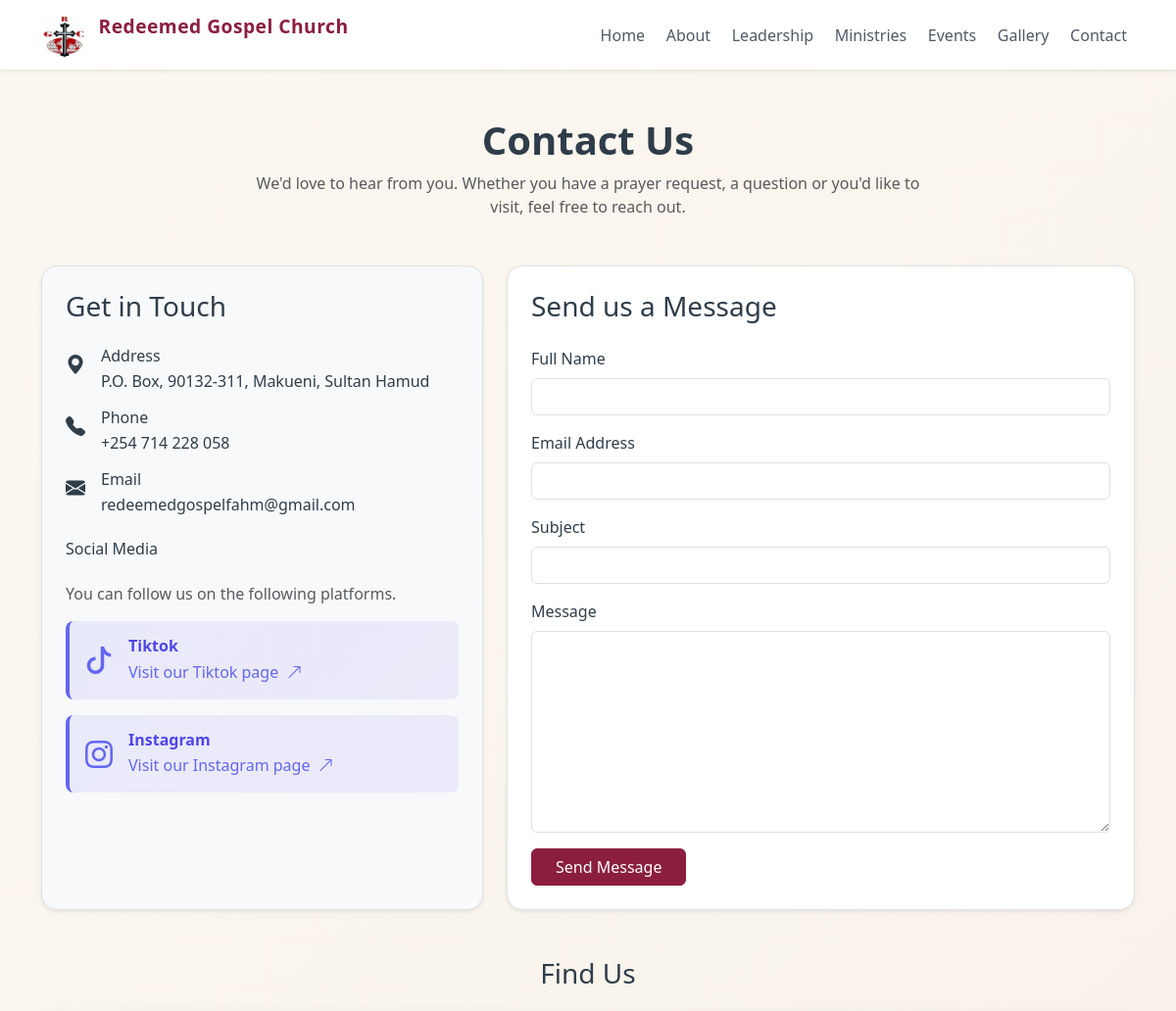
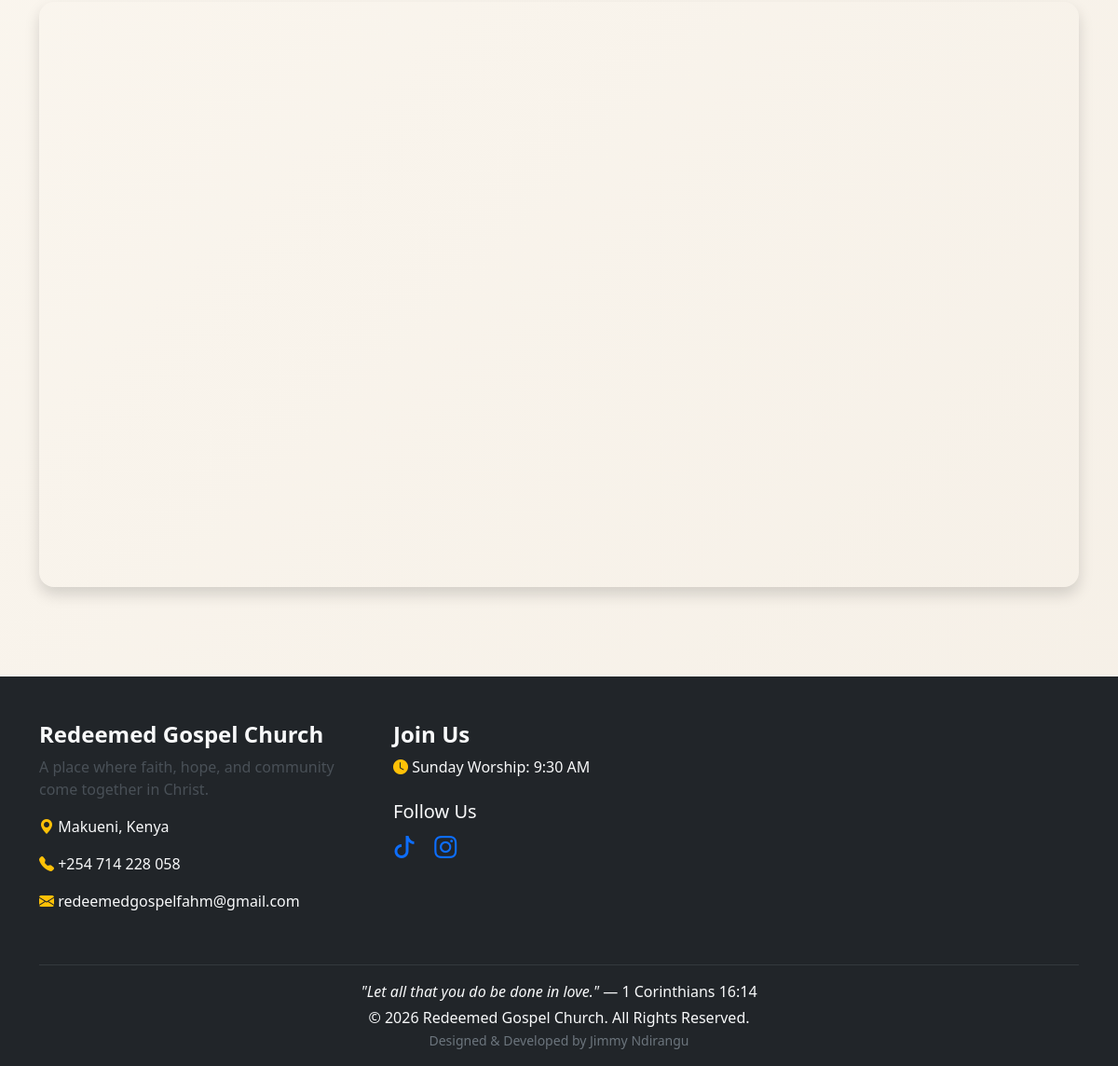
The app's page /contactus/, older data (2 pictures, top to bottom).
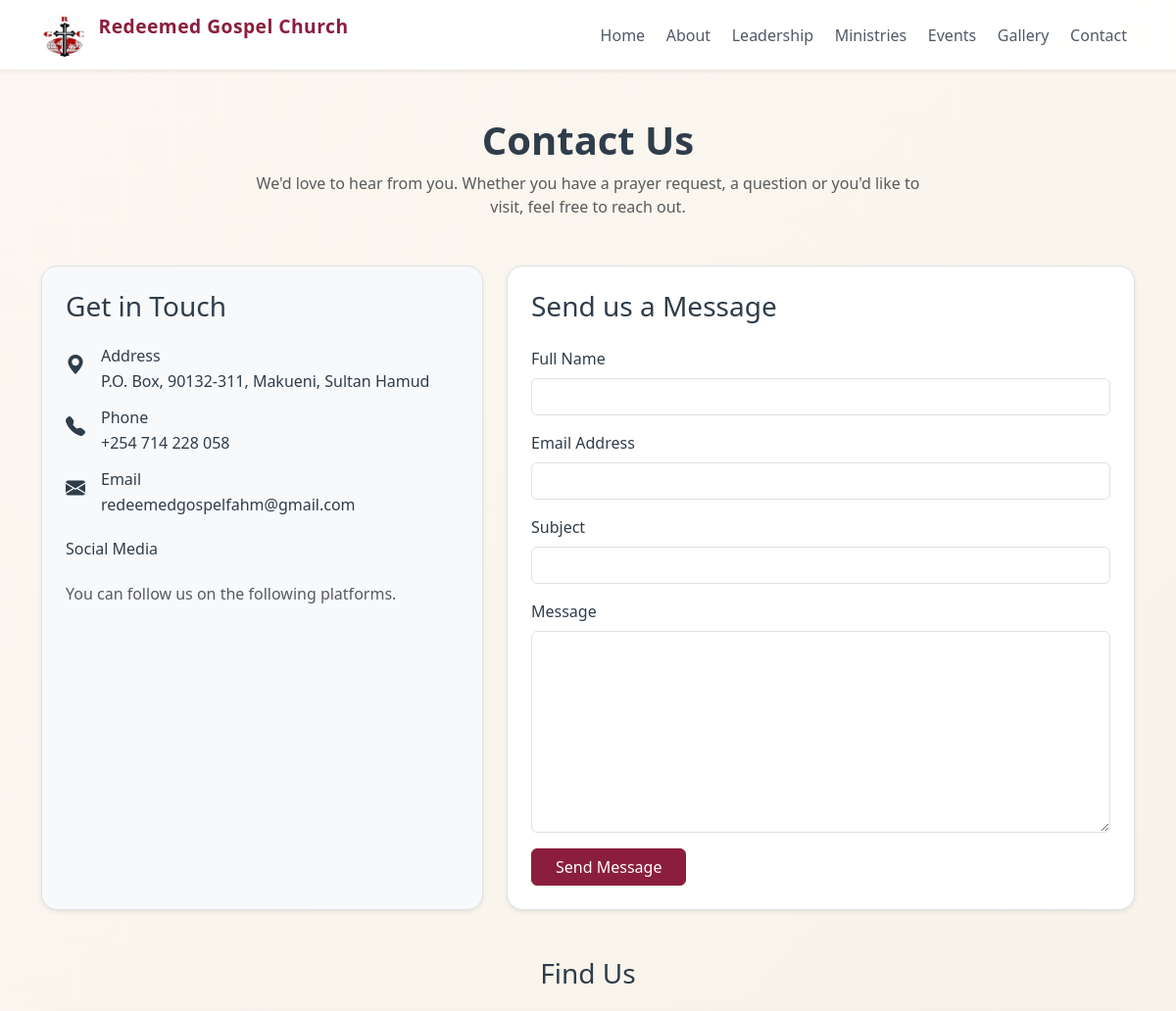
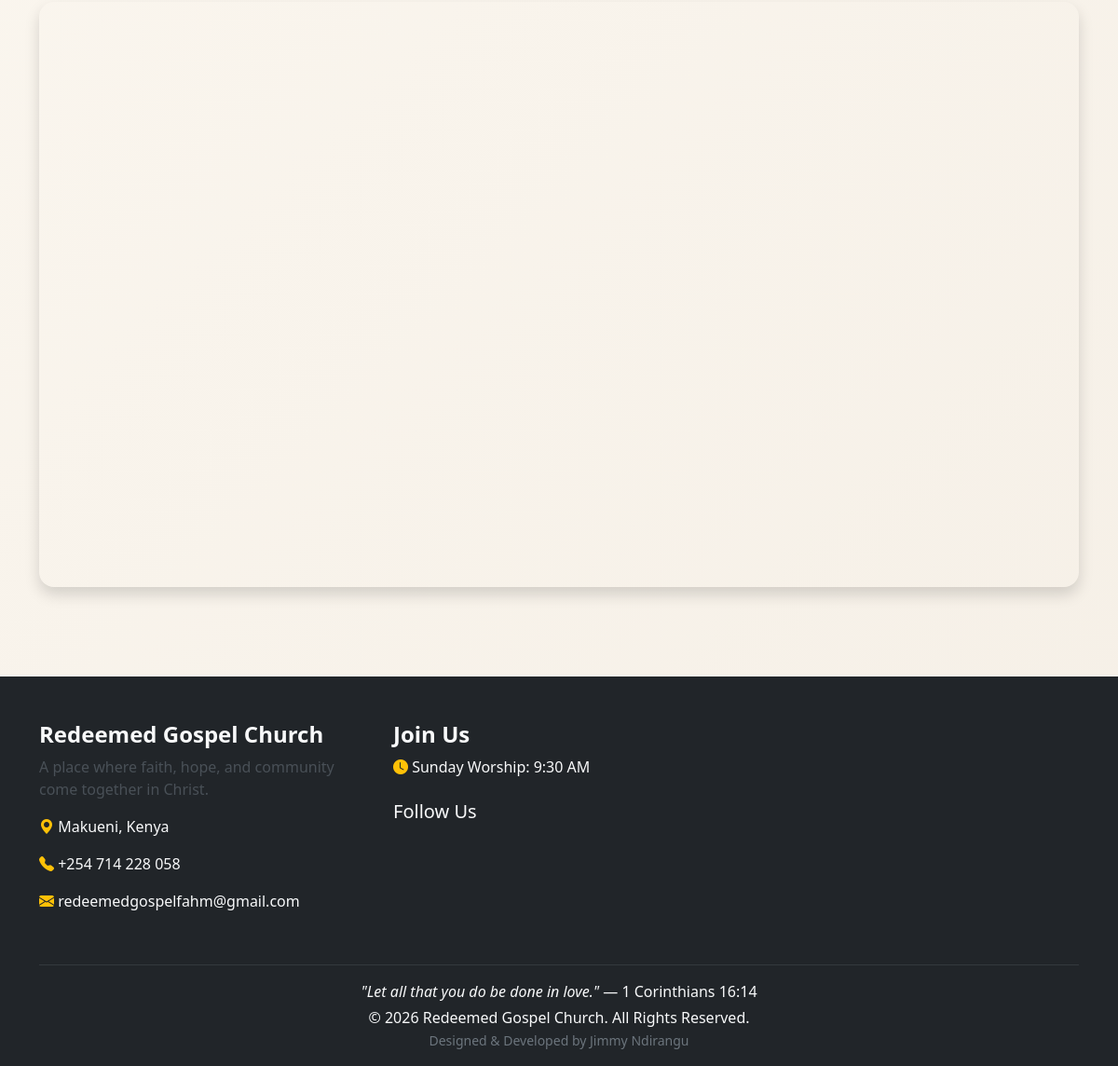
The same page, newer data (2 pictures, top to bottom).
### myapp/models.py (models this page shows, shortened)
class Link(models.Model):
    platform = models.CharField(max_length=50)
    icon = models.CharField(max_length=100)
    url = models.URLField()

### myapp/views.py (the view, shortened to what this page needs)
# urls.py: path('contactus/', views.contactus, name='contactus'),
def contactus(request):
      return render(request, "contactus.html")

### myapp/context_processors.py (called while the page is built)
def social_links(request):
    links = Link.objects.all()
    return {'links': links}

### myapp/templates/contactus.html (shortened to what the changed rows need)
{% extends "base.html" %}
{% load static %}
{% block content %}
<div class="container py-5">
    <div class="text-center mb-5">
        <h1 class="fw-bold">Contact Us</h1>
    </div>
    <div class="row g-4 align-items-stretch">
        <div class="col-lg-5">
            <div class="border rounded-4 shadow-sm h-100 p-4 bg-light">
                <div class="mt-4">
                   {% for link in links %}
                     <div class="d-flex align-items-center p-3 mb-3 rounded-3 transition" style="background: linear-gradient(135deg, rgba(99, 102, 241, 0.1) 0%, rgba(139, 92, 246, 0.1) 100%); border-left: 4px solid #6366f1; cursor: pointer;" onmouseover="this.style.boxShadow='0 4px 15px rgba(99, 102, 241, 0.25)'" onmouseout="this.style.boxShadow='none'">
                         <div class="me-3" style="color: #6366f1;">
                           <i class="{{ link.icon }} fs-3"></i>
                        </div>
                         <div>
                           <h6 class="mb-1 fw-semibold" style="color: #4f46e5;">{{ link.platform }}</h6>
                         <a href="{{ link.url }}"
                            target="_blank"
                            rel="noopener noreferrer"
                            class="text-decoration-none"
                            style="color: #6366f1; font-weight: 500;">
                            Visit our {{ link.platform }} page
                            <i class="bi bi-arrow-up-right ms-1"></i>
                         </a>
                         </div>
                    </div>
                    {% endfor %}
                </div>
            </div>
        </div>
    </div>
</div>
{% endblock %}

### myapp/templates/base.html (shortened to what this page needs)
{% load static %}
<!DOCTYPE html>
<html lang="en">
<head>
    <link href="https://cdn.jsdelivr.net/npm/bootstrap@5.3.8/dist/css/bootstrap.min.css" rel="stylesheet">
    <link rel="stylesheet" href="https://cdn.jsdelivr.net/npm/bootstrap-icons@1.13.1/font/bootstrap-icons.min.css">
    <link rel="stylesheet" href="{% static 'css/style.css' %}">
</head>
<body>
    <nav class="navbar navbar-expand-lg navbar-light sticky-top bg-light shadow-sm">
        <div class="container">
            <a class="navbar-brand" href="{% url 'home'%}">
                <img src="{% static 'image/rgc.jpg' %}" alt="RGC Logo" width="45" height="45" class="d-inline-block align-text-top rounded-circle me-2">
                Redeemed Gospel Church
            </a>
            <div class="collapse navbar-collapse" id="mainNavbar">
            <ul class="navbar-nav ms-auto">
                <li class="nav-item">
                    <a class="nav-link" href="{% url 'home'%}">Home</a>
                </li>
                <li class="nav-item">
                    <a class="nav-link" href="{% url 'aboutus'%}">About</a>
                </li>
                <li class="nav-item">
                    <a class="nav-link" href="{% url 'leadership'%}">Leadership</a>
                </li>
                <li class="nav-item">
                    <a class="nav-link" href="{% url 'ministries'%}">Ministries</a>
                </li>
                <li class="nav-item">
                    <a class="nav-link" href="{% url 'events'%}">Events</a>
                </li>
                <li class="nav-item">
                    <a class="nav-link" href="{% url 'gallery'%}">Gallery</a>
                </li>
                <li class="nav-item">
                    <a class="nav-link" href="{% url 'contactus'%}">Contact</a>
                </li>
            </ul>
            </div>
        </div>
    </nav>
    <main>
        {% block content %}{% endblock %}
    </main>
<footer class="bg-dark text-light pt-5 pb-3 mt-5">
    <div class="container">
        <div class="row">
            <div class="col-lg-4 col-md-6 mb-4">
                <h4 class="fw-bold">Redeemed Gospel Church</h4>
                <p class="text-light-emphasis">
                    A place where faith, hope, and community come together in Christ.
                </p>
                <p>
                    <i class="bi bi-geo-alt-fill text-warning"></i>
                    Makueni, Kenya
                </p>
                <p>
                    <i class="bi bi-telephone-fill text-warning"></i>
                    +254 714 228 058
                </p>
                <p>
                    <i class="bi bi-envelope-fill text-warning"></i>
                    redeemedgospelfahm@gmail.com
                </p>
            </div>
            <div class="col-lg-4 col-md-12 mb-4">
                <h4 class="fw-bold">Join Us</h4>
                <p>
                    <i class="bi bi-clock-fill text-warning"></i>
                    Sunday Worship: 9:30 AM
                </p>
                <h5 class="mt-4">Follow Us</h5>
                {% for link in links %}
                 <a href="{{ link.url }}"
                      target="_blank"
                      rel="noopener noreferrer"
                      class="text-decoration-none me-3">
                        <i class="{{ link.icon }} fs-4"></i>
                 </a>
                {% endfor %}
            </div>
        </div>
        <hr class="border-secondary">
        <div class="text-center">
            <p class="mb-1">
                <em>"Let all that you do be done in love."</em>
                — 1 Corinthians 16:14
            </p>
            <p class="mb-0">
                © {% now "Y" %} Redeemed Gospel Church. All Rights Reserved.
            </p>
            <small class="text-secondary">
                Designed & Developed by Jimmy Ndirangu
            </small>
        </div>
    </div>
</footer>
</body>
</html>

Row changes from the older to the newer data that the page shows:
removed Link: platform "Tiktok"
removed Link: platform "Instagram"
